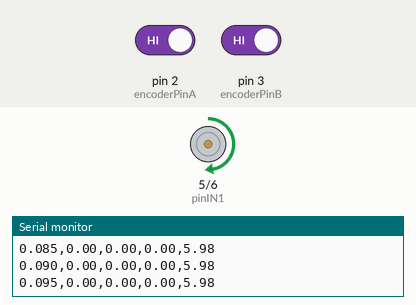
The sketch below on a simulated Arduino Uno, built with avr-gcc and run on an emulated ATmega328P. Shown: motor-driver pin pairs drawn as motors (green arrow = first pin HIGH = forward, orange = second pin HIGH = backward, longer = more drive), the last lines printed to the serial monitor. The test bench sets the inputs (shaded band); at power-on: pin 2 (encoderPinA) HIGH, pin 3 (encoderPinB) HIGH.

Above: at 0.1 s.
At 3.1 s:
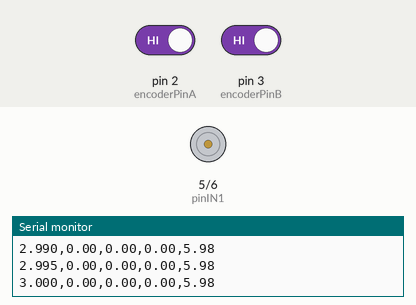
Timing chart, 0 to 4.6 s (numbered marks = the images above):
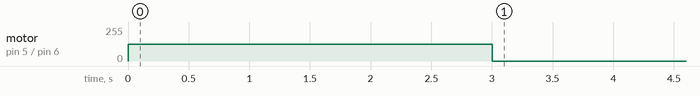

Measured:
- by itself, motor on pin 5 (pinIN1) / pin 6 (pinIN2): stopped → forward 127/255 at 0.00 s, → stopped 3.0 s later

The sketch:

Motor_LAat8236v1.2.ino
```cpp
// ================================================================
//        CONTROL DE MOTOR DC CON DRIVER DUAL AT8236 (sin enable)
// ================================================================

// ---------- CONFIGURACIÓN DE PINES ----------
const byte encoderPinA = 2;  // Encoder canal A
const byte encoderPinB = 3;  // Encoder canal B

// Canal A del AT8236
const byte pinIN1 = 5;  // Entrada 1
const byte pinIN2 = 6;  // Entrada 2
//#define Vin A5 //Analog pin reading power supply voltage

// Canal B disponible si se desea agregar otro motor
// const byte IN1_B = 9;
// const byte IN2_B = 10;

// ---------- PARÁMETROS DEL SISTEMA ----------
const int pulsesPerRev = 11;       // Pulsos por vuelta del encoder
const float gearRatio = 30.0;      // Relación de engranaje 56-(205 RPM),30-(333 RPM), 19-(550 RPM)
const float supplyVoltage = 12.0;  // Voltaje de alimentación
const float Ts = 0.005;             // Tiempo de muestreo (s)
//const float TiempoTotal = 75.0;    // Duración total del experimento (s)
const float TiempoTotal = 3.0;    // Duración total del experimento (s)

// ---------- FILTRO DE VELOCIDAD -------------
const float alpha = 0.35;           // Filtro exponencial

// ---------- SEÑAL DE EXCITACIÓN ----------
const String excitationType = "cuadrada";  // "rampa", "cuadrada", "trapezoidal"

// Parámetros de la señal cuadrada
const int pwmMin = 0;
const int pwmMax = 6*255/12;            // Amplitud (0–255)
const unsigned int squarePeriod_ms = 3000;

// Parámetros de señal trapezoidal
const unsigned int rampTime_ms = 1000;
const unsigned int holdTime_ms = 1000;
const unsigned int cycleTime_ms = 2 * rampTime_ms + 2 * holdTime_ms;

// ---------- VARIABLES GLOBALES ----------
volatile long encoderCount = 0;
volatile int lastEncoded = 0;
long lastCount = 0;
float filteredVelocity = 0.0;
int pwmValue = 0;

volatile bool flag_muestreo = false;
unsigned long startMillis, startMicros;

// ================================================================
//                  CONFIGURACIÓN DEL TIMER1
// ================================================================
void setupTimer1(float Ts) {
  noInterrupts();
  TCCR1A = 0;
  TCCR1B = 0;
  TCNT1  = 0;

  // Frecuencia base de 16 MHz, prescaler 64
  unsigned long compareMatch = (unsigned long)(Ts * 16000000.0 / 64.0) - 1;
  OCR1A = compareMatch;
  TCCR1B |= (1 << WGM12);              // Modo CTC
  TCCR1B |= (1 << CS11) | (1 << CS10); // Prescaler 64
  TIMSK1 |= (1 << OCIE1A);             // Habilita interrupción
  interrupts();
}

// ================================================================
//                     INTERRUPCIONES
// ================================================================

// Timer1 → muestreo
ISR(TIMER1_COMPA_vect) {
  flag_muestreo = true;
}

// Encoder cuadratura
void updateEncoder() {
  int MSB = digitalRead(encoderPinA);
  int LSB = digitalRead(encoderPinB);
  int encoded = (MSB << 1) | LSB;
  int sum = (lastEncoded << 2) | encoded;

  if (sum == 0b1101 || sum == 0b0100 || sum == 0b0010 || sum == 0b1011)
    encoderCount++;
  if (sum == 0b1110 || sum == 0b0111 || sum == 0b0001 || sum == 0b1000)
    encoderCount--;

  lastEncoded = encoded;
}

// ================================================================
//            GENERACIÓN DE LA SEÑAL DE EXCITACIÓN
// ================================================================
int generateExcitation(unsigned long t_ms) {
  if (excitationType == "rampa") {
    int pwm = map(t_ms % 5000, 0, 4999, pwmMin, pwmMax);
    return constrain(pwm, pwmMin, pwmMax);
  }

  if (excitationType == "cuadrada") {
    return ((t_ms / squarePeriod_ms) % 2 == 0) ? pwmMax : pwmMin;
  }

  if (excitationType == "trapezoidal") {
    unsigned int t_cycle = t_ms % cycleTime_ms;

    if (t_cycle < rampTime_ms) {
      return map(t_cycle, 0, rampTime_ms, pwmMin, pwmMax);
    } else if (t_cycle < rampTime_ms + holdTime_ms) {
      return pwmMax;
    } else if (t_cycle < 2 * rampTime_ms + holdTime_ms) {
      return map(t_cycle - rampTime_ms - holdTime_ms, 0, rampTime_ms, pwmMax, pwmMin);
    } else {
      return pwmMin;
    }
  }
  // --- NUEVA SEÑAL: ESCALONADA CRECIENTE ---
  if (excitationType == "escalonada") {
    // Incrementa 0.1 V por segundo hasta 12 V
    float tiempo_s = t_ms / 1000.0;
    float voltaje = floor(tiempo_s/3.0) * 0.5;
    if (voltaje > supplyVoltage) voltaje = supplyVoltage;

    // Convertir a PWM (0–255)
    int pwm = (int)((voltaje / supplyVoltage) * 255.0);
    return constrain(pwm, 0, 255);
  }


  return 128; // valor por defecto
}

// ================================================================
//            CONTROL DE MOTOR (PWM + DIRECCIÓN)
// ================================================================
/*
void driveMotor(int pwm) {
  pwm = constrain(pwm, -255, 255);

  if (pwm > 0) {
    analogWrite(IN1_A, pwm);
    digitalWrite(IN2_A, LOW);
  } else if (pwm < 0) {
    analogWrite(IN2_A, -pwm);
    digitalWrite(IN1_A, LOW);
  } else {
    digitalWrite(IN1_A, LOW);
    digitalWrite(IN2_A, LOW);
  }
}
*/
// ================================================================
//                         SETUP
// ================================================================
void setup() {
  // Encoder
  pinMode(encoderPinA, INPUT_PULLUP);
  pinMode(encoderPinB, INPUT_PULLUP);
  attachInterrupt(digitalPinToInterrupt(encoderPinA), updateEncoder, CHANGE);
  attachInterrupt(digitalPinToInterrupt(encoderPinB), updateEncoder, CHANGE);

  // Puente H
//  pinMode(IN1_A, OUTPUT);
//  pinMode(IN2_A, OUTPUT);
pinMode(pinIN1, OUTPUT);
  pinMode(pinIN2, OUTPUT);
  //Analog input pin
  //pinMode(Vin,INPUT); //Initialize as input

  // Timer y comunicación
  setupTimer1(Ts);
  Serial.begin(115200);
  startMillis = millis();
  startMicros = micros();
}

// ================================================================
//                          LOOP
// ================================================================
void loop() {
  unsigned long elapsedMillis = millis() - startMillis;

  if (elapsedMillis < (unsigned long)(TiempoTotal * 1000.0)) {
    if (flag_muestreo) {
      flag_muestreo = false;

      unsigned long t_us = micros() - startMicros;
      long currentCount = encoderCount;

      // Posición (rev)
      float positionRev = (float)currentCount / (pulsesPerRev * 4.0 * gearRatio);

      // Velocidad instantánea (RPM)
      float deltaRev = (float)(currentCount - lastCount) / (pulsesPerRev * 4.0 * gearRatio);
      float velocityRPM = deltaRev * (1.0 / Ts) * 60.0;

      // Filtro
      filteredVelocity = alpha * velocityRPM + (1.0 - alpha) * filteredVelocity;

      // Señal de excitación
      pwmValue = generateExcitation(elapsedMillis);
      //driveMotor(pwmValue);

      // --- Aplicar PWM directo a IN1 (IN2 en bajo) ---
      analogWrite(pinIN1, pwmValue);
      analogWrite(pinIN2, 0);


      // Voltaje aplicado estimado
      float voltage = (abs(pwmValue) / 255.0) * supplyVoltage;
      // Voltaje aplicado leido
      //float volt=analogRead(Vin)*0.05371;

      // Salida serial
      Serial.print(t_us / 1e6, 3); Serial.print(",");
      Serial.print(positionRev, 2); Serial.print(",");
      Serial.print(velocityRPM, 2); Serial.print(",");
      Serial.print(filteredVelocity, 2); Serial.print(",");
      Serial.println(voltage, 2);

      lastCount = currentCount;
    }
  } else {
    // Parar al cumplir tiempo total
    analogWrite(pinIN1, 0);
    analogWrite(pinIN2, 0);
    Serial.end();
    while (1);
  }
}
```
